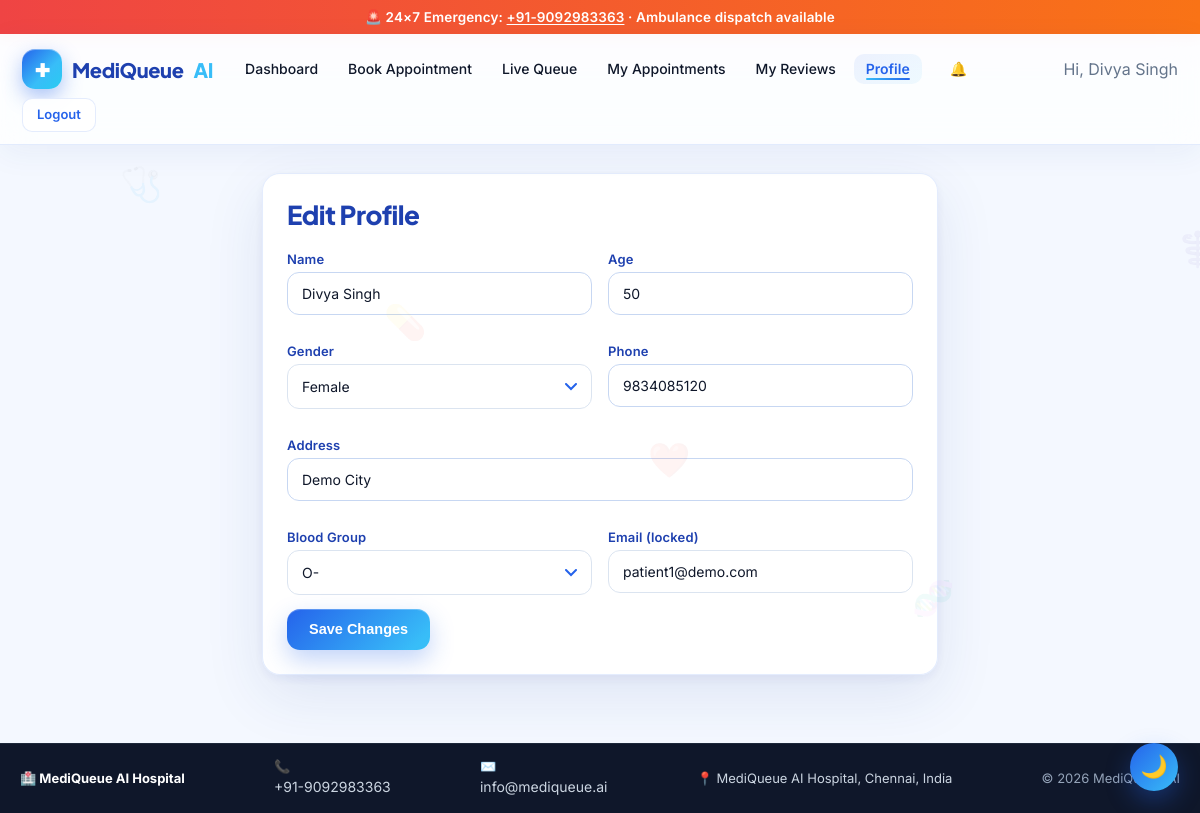
Screenshot of /patient/profile (signed in) with the database file from the repository.
### tables this page shows
CREATE TABLE patients(
            id INTEGER PRIMARY KEY,
            name TEXT, age INTEGER, gender TEXT,
            phone TEXT, email TEXT UNIQUE,
            address TEXT, blood_group TEXT, password TEXT,
            created_at TEXT);

CREATE TABLE app_settings(
        key TEXT PRIMARY KEY,
        value TEXT
    );

### backend/core/routes.py (the view)
    @app.route("/patient/profile", methods=["GET", "POST"])
    @role_required("patient")
    def patient_profile():
        pid = session["uid"]
        if request.method == "POST":
            f = request.form
            execute("UPDATE patients SET name=?,age=?,gender=?,phone=?,address=?,blood_group=? WHERE id=?",
                    (f["name"], int(f["age"]), f["gender"], f["phone"], f["address"], f["blood_group"], pid))
            flash("Updated", "success")
            return redirect(url_for("patient_profile"))
        return render_template("patient_profile.html", pt=query("SELECT * FROM patients WHERE id=?", (pid,), one=True))

### backend/core/models.py (called while the page is built)
def get_conn():
    conn = sqlite3.connect(Config.DATABASE)
    conn.row_factory = sqlite3.Row
    conn.execute("PRAGMA foreign_keys = ON")
    return conn

def query(sql, params=(), one=False):
    with get_conn() as c:
        cur = c.execute(sql, params)
        rows = cur.fetchall()
        return (rows[0] if rows else None) if one else rows

### backend/core/routes.py (called while the page is built)
def role_required(role):
    def deco(fn):
        @wraps(fn)
        def inner(*a, **kw):
            cur = session.get("role")
            if cur == role:
                return fn(*a, **kw)
            if cur in ("admin", "doctor", "patient"):
                return redirect(url_for(f"{cur}_dashboard"))
            flash("Please log in first.", "warning")
            return redirect(url_for("login"))
        return inner
    return deco

### frontend/templates/patient_profile.html
{% extends "base.html" %}{% block content %}
<div class="container" style="max-width:720px">
  <div class="card">
    <h2 class="section-title" style="font-size:26px">Edit Profile</h2>
    <form method="post">
      <div class="form-grid">
        <div><label>Name</label><input name="name" value="{{pt.name}}"/></div>
        <div><label>Age</label><input name="age" type="number" value="{{pt.age}}"/></div>
        <div><label>Gender</label>
          <select name="gender">{% for g in ['Male','Female','Other'] %}<option {% if pt.gender==g %}selected{% endif %}>{{g}}</option>{% endfor %}</select>
        </div>
        <div><label>Phone</label><input name="phone" value="{{pt.phone}}"/></div>
        <div style="grid-column:1/-1"><label>Address</label><input name="address" value="{{pt.address}}"/></div>
        <div><label>Blood Group</label>
          <select name="blood_group">{% for b in ['A+','A-','B+','B-','O+','O-','AB+','AB-'] %}<option {% if pt.blood_group==b %}selected{% endif %}>{{b}}</option>{% endfor %}</select>
        </div>
        <div><label>Email (locked)</label><input value="{{pt.email}}" disabled/></div>
      </div>
      <button class="btn" style="margin-top:14px">Save Changes</button>
    </form>
  </div>
</div>{% endblock %}

### frontend/templates/base.html (shortened to what this page needs)
<!doctype html>
<html lang="en">
<head>
<link rel="stylesheet" href="{{ url_for('static', filename='css/style.css') }}"/>
<link rel="stylesheet" href="{{ url_for('static', filename='css/premium.css') }}"/>
<link rel="stylesheet" href="{{ url_for('static', filename='css/mq.css') }}"/>
<link rel="stylesheet" href="{{ url_for('static', filename='css/enterprise.css') }}"/>
</head>
<body class="{{ 'mq-dark' if SETTINGS and SETTINGS.get('theme')=='dark' else '' }}">
<div class="orb a"></div><div class="orb b"></div><div class="orb c"></div>
{% if not session.get('role') or session.get('role')=='patient' %}
<div class="emerg">🚨 24×7 Emergency: <a href="tel:{{ CFG.EMERGENCY_NUMBER }}">{{ CFG.EMERGENCY_NUMBER }}</a> · Ambulance dispatch available</div>
{% endif %}
<nav class="nav">
  <div class="nav-inner">
    {% set role = session.get('role') %}
    {% if role == 'admin' %}
      <a class="brand" href="/admin"><span class="logo">✚</span> MediQueue<span style="color:var(--sky)">AI</span> <small style="color:var(--muted);font-size:12px;margin-left:6px">Admin</small></a>
      <a class="link" href="/admin">Dashboard</a>
      <a class="link" href="/admin/patients">Patients</a>
      <a class="link" href="/admin/appointments">Appointments</a>
      <a class="link" href="/admin/doctors">Doctors</a>
      <a class="link" href="/admin/departments">Departments</a>
      <a class="link" href="/admin/qr-checkin">Check-In</a>
      <a class="link" href="/admin/history">History</a>
      <a class="link" href="/admin/settings">Settings</a>
      <div class="spacer"></div>
      <span class="link" style="color:var(--muted)">Hi, Administrator</span>
      <a class="btn ghost sm" href="/logout">Logout</a>
    {% elif role == 'patient' %}
      <a class="brand" href="/patient"><span class="logo">✚</span> MediQueue<span style="color:var(--sky)">AI</span></a>
      <a class="link" href="/patient">Dashboard</a>
      <a class="link" href="/patient/book">Book Appointment</a>
      <a class="link" href="/patient/live">Live Queue</a>
      <a class="link" href="/patient/history">My Appointments</a>
      <a class="link" href="/patient/feedback">My Reviews</a>
      <a class="link" href="/patient/profile">Profile</a>
      <a class="link" href="/patient/notifications">
        <span class="bell">🔔{% if unread %}<span class="badge">{{unread}}</span>{% endif %}</span>
      </a>
      <span class="link" style="color:var(--muted)">Hi, {{ session['name'] }}</span>
      <a class="btn ghost sm" href="/logout">Logout</a>
    {% endif %}
  </div>
</nav>
{% block content %}{% endblock %}
<footer class="compact-footer" style="margin-top:40px;padding:14px 20px;background:#0f172a;color:#cbd5e1;border-top:1px solid #1e293b">
  <div style="max-width:1200px;margin:0 auto;display:flex;flex-wrap:wrap;justify-content:space-between;align-items:center;gap:10px;font-size:13px">
    <div><b style="color:#fff">🏥 {{ CFG.HOSPITAL_NAME }}</b></div>
    <div>📞 <a href="tel:{{ CFG.EMERGENCY_NUMBER }}" style="color:#cbd5e1">{{ CFG.EMERGENCY_NUMBER }}</a></div>
    <div>✉️ <a href="mailto:{{ CFG.HOSPITAL_EMAIL or 'info@mediqueue.ai' }}" style="color:#cbd5e1">{{ CFG.HOSPITAL_EMAIL or 'info@mediqueue.ai' }}</a></div>
    <div>📍 {{ CFG.HOSPITAL_ADDRESS or 'MediQueue AI Hospital' }}</div>
    <div style="color:#94a3b8">© {{ now.year }} MediQueue AI</div>
  </div>
</footer>
</body></html>

### frontend/static/css/premium.css (style rules this page uses)
:root { --glass-bg: rgba(255,255,255,.65); --glass-brd: rgba(255,255,255,.55); --glass-shadow: 0 12px 32px rgba(37,99,235,.12); --ease: cubic-bezier(.4,.14,.3,1); }
main,.container { animation:fadeUp .5s var(--ease) }

### frontend/static/css/mq.css (style rules this page uses)
:root { --mq-blue:#2563eb; --mq-blue-600:#1d4ed8; --mq-blue-400:#60a5fa; --mq-sky:#38bdf8; --mq-cyan:#22d3ee; --mq-ink:#0f172a; --mq-slate:#475569; --mq-muted:#64748b; --mq-line:#e2e8f0; --mq-bg:#f4f8ff; --mq-card:#ffffff; --mq-ok:#10b981; --mq-warn:#f59e0b; --mq-danger:#ef4444; --mq-violet:#6366f1; --mq-radius:18px; --mq-shadow:0 18px 40px -22px rgba(30,64,175,.45); --mq-shadow-lg:0 28px 60px -28px rgba(30,64,175,.55); --mq-grad:linear-gradient(135deg,#2563eb 0%,#38bdf8 100%); --mq-grad-soft:linear-gradient(135deg,#eff6ff 0%,#f0f9ff 100%); }

### frontend/static/css/enterprise.css (style rules this page uses)
:root { --mq-ink:#0f172a;--mq-line:#e2e8f0;--mq-sky:#0ea5e9;--mq-ok:#16a34a;--mq-bad:#dc2626;--mq-warn:#d97706;--mq-card:rgba(255,255,255,.78) }

### rows the page displays
patients: name "Divya Singh", age "50", gender "Female", phone "9834085120", address "Demo City", blood_group "O-", email "patient1@demo.com"
app_settings: HOSPITAL_NAME "MediQueue AI Hospital"

### other values shown
{{ CFG.EMERGENCY_NUMBER }} "+91-9092983363"
{{ CFG.HOSPITAL_EMAIL or 'info@mediqueue.ai' }} "info@mediqueue.ai"
{{ CFG.HOSPITAL_ADDRESS or 'MediQueue AI Hospital' }} "MediQueue AI Hospital, Chennai, India"
